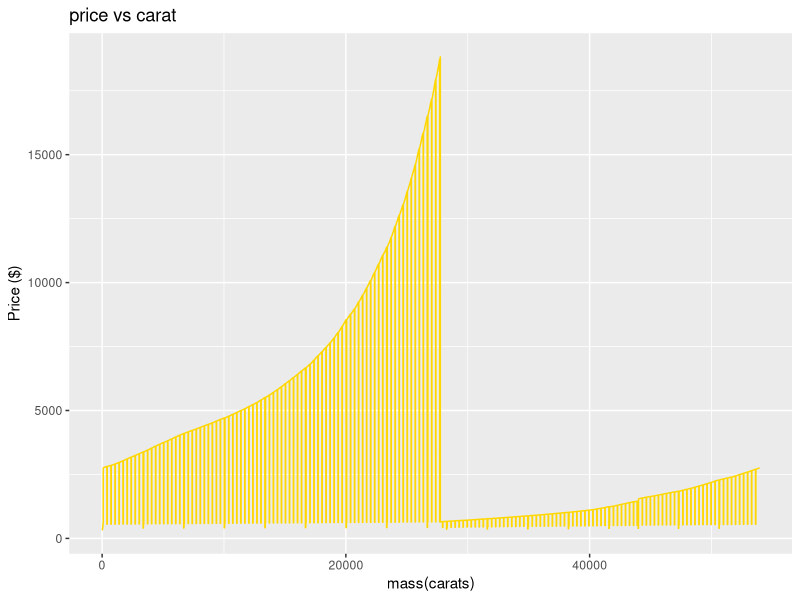
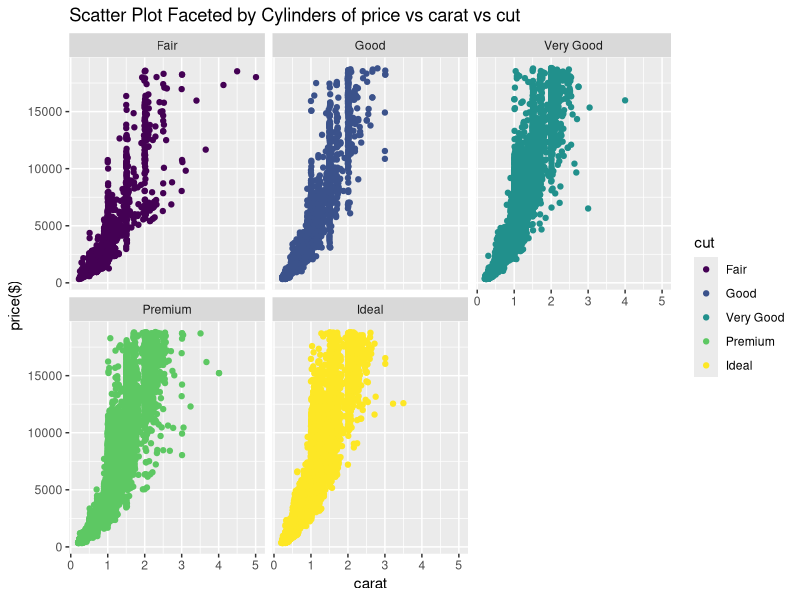

The R source for these figures, in order:
## ---- chunk 1
library(tidyverse)
## ---- chunk 2
## TASK: Plot `price` vs `carat` below
## Your code here!
library(ggplot2)
ggplot(diamonds, aes(x=seq_along(carat), y=price))+
  geom_line(color="gold")+
  ggtitle("price vs carat")+
  ylab("Price ($)")+
  xlab("mass(carats)")
  
## ---- chunk 3
## TASK: Plot `price`, `carat`, and `cut` below
## Your code here!


library(ggplot2)
ggplot(diamonds, aes(x=carat, y=price, color=cut))+
  geom_point()+
  facet_wrap(~cut)+
  ggtitle("Scatter Plot Faceted by Cylinders of price vs carat vs cut")+
  ylab("price($)")
  xlab("mass(carat)")
  

